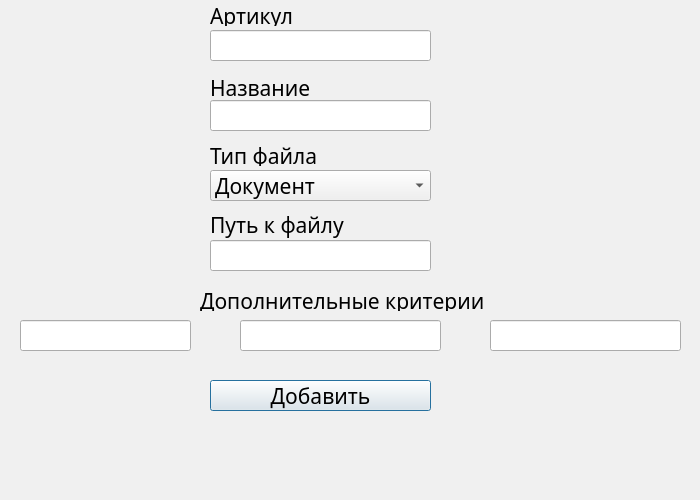
<?xml version="1.0" encoding="UTF-8"?>
<ui version="4.0">
 <class>new_doc</class>
 <widget class="QDialog" name="new_doc">
  <property name="geometry">
   <rect>
    <x>0</x>
    <y>0</y>
    <width>700</width>
    <height>500</height>
   </rect>
  </property>
  <property name="minimumSize">
   <size>
    <width>700</width>
    <height>500</height>
   </size>
  </property>
  <property name="maximumSize">
   <size>
    <width>700</width>
    <height>500</height>
   </size>
  </property>
  <property name="palette">
   <palette>
    <active>
     <colorrole role="WindowText">
      <brush brushstyle="SolidPattern">
       <color alpha="255">
        <red>0</red>
        <green>0</green>
        <blue>0</blue>
       </color>
      </brush>
     </colorrole>
     <colorrole role="Button">
      <brush brushstyle="SolidPattern">
       <color alpha="255">
        <red>192</red>
        <green>192</green>
        <blue>192</blue>
       </color>
      </brush>
     </colorrole>
     <colorrole role="Light">
      <brush brushstyle="SolidPattern">
       <color alpha="255">
        <red>255</red>
        <green>255</green>
        <blue>255</blue>
       </color>
      </brush>
     </colorrole>
     <colorrole role="Midlight">
      <brush brushstyle="SolidPattern">
       <color alpha="255">
        <red>223</red>
        <green>223</green>
        <blue>223</blue>
       </color>
      </brush>
     </colorrole>
     <colorrole role="Dark">
      <brush brushstyle="SolidPattern">
       <color alpha="255">
        <red>96</red>
        <green>96</green>
        <blue>96</blue>
       </color>
      </brush>
     </colorrole>
     <colorrole role="Mid">
      <brush brushstyle="SolidPattern">
       <color alpha="255">
        <red>128</red>
        <green>128</green>
        <blue>128</blue>
       </color>
      </brush>
     </colorrole>
     <colorrole role="Text">
      <brush brushstyle="SolidPattern">
       <color alpha="255">
        <red>0</red>
        <green>0</green>
        <blue>0</blue>
       </color>
      </brush>
     </colorrole>
     <colorrole role="BrightText">
      <brush brushstyle="SolidPattern">
       <color alpha="255">
        <red>255</red>
        <green>255</green>
        <blue>255</blue>
       </color>
      </brush>
     </colorrole>
     <colorrole role="ButtonText">
      <brush brushstyle="SolidPattern">
       <color alpha="255">
        <red>0</red>
        <green>0</green>
        <blue>0</blue>
       </color>
      </brush>
     </colorrole>
     <colorrole role="Base">
      <brush brushstyle="SolidPattern">
       <color alpha="255">
        <red>255</red>
        <green>255</green>
        <blue>255</blue>
       </color>
      </brush>
     </colorrole>
     <colorrole role="Window">
      <brush brushstyle="SolidPattern">
       <color alpha="255">
        <red>192</red>
        <green>192</green>
        <blue>192</blue>
       </color>
      </brush>
     </colorrole>
     <colorrole role="Shadow">
      <brush brushstyle="SolidPattern">
       <color alpha="255">
        <red>0</red>
        <green>0</green>
        <blue>0</blue>
       </color>
      </brush>
     </colorrole>
     <colorrole role="AlternateBase">
      <brush brushstyle="SolidPattern">
       <color alpha="255">
        <red>223</red>
        <green>223</green>
        <blue>223</blue>
       </color>
      </brush>
     </colorrole>
     <colorrole role="ToolTipBase">
      <brush brushstyle="SolidPattern">
       <color alpha="255">
        <red>255</red>
        <green>255</green>
        <blue>220</blue>
       </color>
      </brush>
     </colorrole>
     <colorrole role="ToolTipText">
      <brush brushstyle="SolidPattern">
       <color alpha="255">
        <red>0</red>
        <green>0</green>
        <blue>0</blue>
       </color>
      </brush>
     </colorrole>
     <colorrole role="PlaceholderText">
      <brush brushstyle="SolidPattern">
       <color alpha="127">
        <red>0</red>
        <green>0</green>
        <blue>0</blue>
       </color>
      </brush>
     </colorrole>
    </active>
    <inactive>
     <colorrole role="WindowText">
      <brush brushstyle="SolidPattern">
       <color alpha="255">
        <red>0</red>
        <green>0</green>
        <blue>0</blue>
       </color>
      </brush>
     </colorrole>
     <colorrole role="Button">
      <brush brushstyle="SolidPattern">
       <color alpha="255">
        <red>240</red>
        <green>240</green>
        <blue>240</blue>
       </color>
      </brush>
     </colorrole>
     <colorrole role="Light">
      <brush brushstyle="SolidPattern">
       <color alpha="255">
        <red>255</red>
        <green>255</green>
        <blue>255</blue>
       </color>
      </brush>
     </colorrole>
     <colorrole role="Midlight">
      <brush brushstyle="SolidPattern">
       <color alpha="255">
        <red>227</red>
        <green>227</green>
        <blue>227</blue>
       </color>
      </brush>
     </colorrole>
     <colorrole role="Dark">
      <brush brushstyle="SolidPattern">
       <color alpha="255">
        <red>160</red>
        <green>160</green>
        <blue>160</blue>
       </color>
      </brush>
     </colorrole>
     <colorrole role="Mid">
      <brush brushstyle="SolidPattern">
       <color alpha="255">
        <red>160</red>
        <green>160</green>
        <blue>160</blue>
       </color>
      </brush>
     </colorrole>
     <colorrole role="Text">
      <brush brushstyle="SolidPattern">
       <color alpha="255">
        <red>0</red>
        <green>0</green>
        <blue>0</blue>
       </color>
      </brush>
     </colorrole>
     <colorrole role="BrightText">
      <brush brushstyle="SolidPattern">
       <color alpha="255">
        <red>255</red>
        <green>255</green>
        <blue>255</blue>
       </color>
      </brush>
     </colorrole>
     <colorrole role="ButtonText">
      <brush brushstyle="SolidPattern">
       <color alpha="255">
        <red>0</red>
        <green>0</green>
        <blue>0</blue>
       </color>
      </brush>
     </colorrole>
     <colorrole role="Base">
      <brush brushstyle="SolidPattern">
       <color alpha="255">
        <red>255</red>
        <green>255</green>
        <blue>255</blue>
       </color>
      </brush>
     </colorrole>
     <colorrole role="Window">
      <brush brushstyle="SolidPattern">
       <color alpha="255">
        <red>240</red>
        <green>240</green>
        <blue>240</blue>
       </color>
      </brush>
     </colorrole>
     <colorrole role="Shadow">
      <brush brushstyle="SolidPattern">
       <color alpha="255">
        <red>105</red>
        <green>105</green>
        <blue>105</blue>
       </color>
      </brush>
     </colorrole>
     <colorrole role="AlternateBase">
      <brush brushstyle="SolidPattern">
       <color alpha="255">
        <red>233</red>
        <green>231</green>
        <blue>227</blue>
       </color>
      </brush>
     </colorrole>
     <colorrole role="ToolTipBase">
      <brush brushstyle="SolidPattern">
       <color alpha="255">
        <red>255</red>
        <green>255</green>
        <blue>220</blue>
       </color>
      </brush>
     </colorrole>
     <colorrole role="ToolTipText">
      <brush brushstyle="SolidPattern">
       <color alpha="255">
        <red>0</red>
        <green>0</green>
        <blue>0</blue>
       </color>
      </brush>
     </colorrole>
     <colorrole role="PlaceholderText">
      <brush brushstyle="SolidPattern">
       <color alpha="128">
        <red>0</red>
        <green>0</green>
        <blue>0</blue>
       </color>
      </brush>
     </colorrole>
    </inactive>
    <disabled>
     <colorrole role="WindowText">
      <brush brushstyle="SolidPattern">
       <color alpha="255">
        <red>96</red>
        <green>96</green>
        <blue>96</blue>
       </color>
      </brush>
     </colorrole>
     <colorrole role="Button">
      <brush brushstyle="SolidPattern">
       <color alpha="255">
        <red>192</red>
        <green>192</green>
        <blue>192</blue>
       </color>
      </brush>
     </colorrole>
     <colorrole role="Light">
      <brush brushstyle="SolidPattern">
       <color alpha="255">
        <red>255</red>
        <green>255</green>
        <blue>255</blue>
       </color>
      </brush>
     </colorrole>
     <colorrole role="Midlight">
      <brush brushstyle="SolidPattern">
       <color alpha="255">
        <red>223</red>
        <green>223</green>
        <blue>223</blue>
       </color>
      </brush>
     </colorrole>
     <colorrole role="Dark">
      <brush brushstyle="SolidPattern">
       <color alpha="255">
        <red>96</red>
        <green>96</green>
        <blue>96</blue>
       </color>
      </brush>
     </colorrole>
     <colorrole role="Mid">
      <brush brushstyle="SolidPattern">
       <color alpha="255">
        <red>128</red>
        <green>128</green>
        <blue>128</blue>
       </color>
      </brush>
     </colorrole>
     <colorrole role="Text">
      <brush brushstyle="SolidPattern">
       <color alpha="255">
        <red>96</red>
        <green>96</green>
        <blue>96</blue>
       </color>
      </brush>
     </colorrole>
     <colorrole role="BrightText">
      <brush brushstyle="SolidPattern">
       <color alpha="255">
        <red>255</red>
        <green>255</green>
        <blue>255</blue>
       </color>
      </brush>
     </colorrole>
     <colorrole role="ButtonText">
      <brush brushstyle="SolidPattern">
       <color alpha="255">
        <red>96</red>
        <green>96</green>
        <blue>96</blue>
       </color>
      </brush>
     </colorrole>
     <colorrole role="Base">
      <brush brushstyle="SolidPattern">
       <color alpha="255">
        <red>192</red>
        <green>192</green>
        <blue>192</blue>
       </color>
      </brush>
     </colorrole>
     <colorrole role="Window">
      <brush brushstyle="SolidPattern">
       <color alpha="255">
        <red>192</red>
        <green>192</green>
        <blue>192</blue>
       </color>
      </brush>
     </colorrole>
     <colorrole role="Shadow">
      <brush brushstyle="SolidPattern">
       <color alpha="255">
        <red>0</red>
        <green>0</green>
        <blue>0</blue>
       </color>
      </brush>
     </colorrole>
     <colorrole role="AlternateBase">
      <brush brushstyle="SolidPattern">
       <color alpha="255">
        <red>247</red>
        <green>247</green>
        <blue>247</blue>
       </color>
      </brush>
     </colorrole>
     <colorrole role="ToolTipBase">
      <brush brushstyle="SolidPattern">
       <color alpha="255">
        <red>255</red>
        <green>255</green>
        <blue>220</blue>
       </color>
      </brush>
     </colorrole>
     <colorrole role="ToolTipText">
      <brush brushstyle="SolidPattern">
       <color alpha="255">
        <red>0</red>
        <green>0</green>
        <blue>0</blue>
       </color>
      </brush>
     </colorrole>
     <colorrole role="PlaceholderText">
      <brush brushstyle="SolidPattern">
       <color alpha="128">
        <red>0</red>
        <green>0</green>
        <blue>0</blue>
       </color>
      </brush>
     </colorrole>
    </disabled>
   </palette>
  </property>
  <property name="font">
   <font>
    <family>Sitka Subheading</family>
    <pointsize>16</pointsize>
   </font>
  </property>
  <property name="windowTitle">
   <string>Dialog</string>
  </property>
  <widget class="QLabel" name="label">
   <property name="geometry">
    <rect>
     <x>210</x>
     <y>5</y>
     <width>241</width>
     <height>21</height>
    </rect>
   </property>
   <property name="text">
    <string>Артикул</string>
   </property>
  </widget>
  <widget class="QLineEdit" name="articul">
   <property name="geometry">
    <rect>
     <x>210</x>
     <y>30</y>
     <width>221</width>
     <height>31</height>
    </rect>
   </property>
  </widget>
  <widget class="QLabel" name="label_2">
   <property name="geometry">
    <rect>
     <x>210</x>
     <y>80</y>
     <width>191</width>
     <height>16</height>
    </rect>
   </property>
   <property name="text">
    <string>Название</string>
   </property>
  </widget>
  <widget class="QLineEdit" name="name_doc">
   <property name="geometry">
    <rect>
     <x>210</x>
     <y>100</y>
     <width>221</width>
     <height>31</height>
    </rect>
   </property>
  </widget>
  <widget class="QLabel" name="label_3">
   <property name="geometry">
    <rect>
     <x>210</x>
     <y>145</y>
     <width>221</width>
     <height>21</height>
    </rect>
   </property>
   <property name="text">
    <string>Тип файла</string>
   </property>
  </widget>
  <widget class="QComboBox" name="Type_file">
   <property name="geometry">
    <rect>
     <x>210</x>
     <y>170</y>
     <width>221</width>
     <height>31</height>
    </rect>
   </property>
   <item>
    <property name="text">
     <string>Документ</string>
    </property>
   </item>
   <item>
    <property name="text">
     <string>Книга</string>
    </property>
   </item>
   <item>
    <property name="text">
     <string>Справочные материалы</string>
    </property>
   </item>
  </widget>
  <widget class="QLabel" name="label_4">
   <property name="geometry">
    <rect>
     <x>210</x>
     <y>209</y>
     <width>221</width>
     <height>31</height>
    </rect>
   </property>
   <property name="text">
    <string>Путь к файлу</string>
   </property>
  </widget>
  <widget class="QLineEdit" name="way_doc">
   <property name="geometry">
    <rect>
     <x>210</x>
     <y>240</y>
     <width>221</width>
     <height>31</height>
    </rect>
   </property>
  </widget>
  <widget class="QLabel" name="label_5">
   <property name="geometry">
    <rect>
     <x>200</x>
     <y>290</y>
     <width>291</width>
     <height>21</height>
    </rect>
   </property>
   <property name="text">
    <string>Дополнительные критерии </string>
   </property>
  </widget>
  <widget class="QLineEdit" name="teg1">
   <property name="geometry">
    <rect>
     <x>20</x>
     <y>320</y>
     <width>171</width>
     <height>31</height>
    </rect>
   </property>
  </widget>
  <widget class="QLineEdit" name="teg2">
   <property name="geometry">
    <rect>
     <x>240</x>
     <y>320</y>
     <width>201</width>
     <height>31</height>
    </rect>
   </property>
  </widget>
  <widget class="QLineEdit" name="teg3">
   <property name="geometry">
    <rect>
     <x>490</x>
     <y>320</y>
     <width>191</width>
     <height>31</height>
    </rect>
   </property>
  </widget>
  <widget class="QPushButton" name="add_doc">
   <property name="geometry">
    <rect>
     <x>210</x>
     <y>380</y>
     <width>221</width>
     <height>31</height>
    </rect>
   </property>
   <property name="text">
    <string>Добавить</string>
   </property>
  </widget>
 </widget>
 <resources/>
 <connections/>
</ui>
